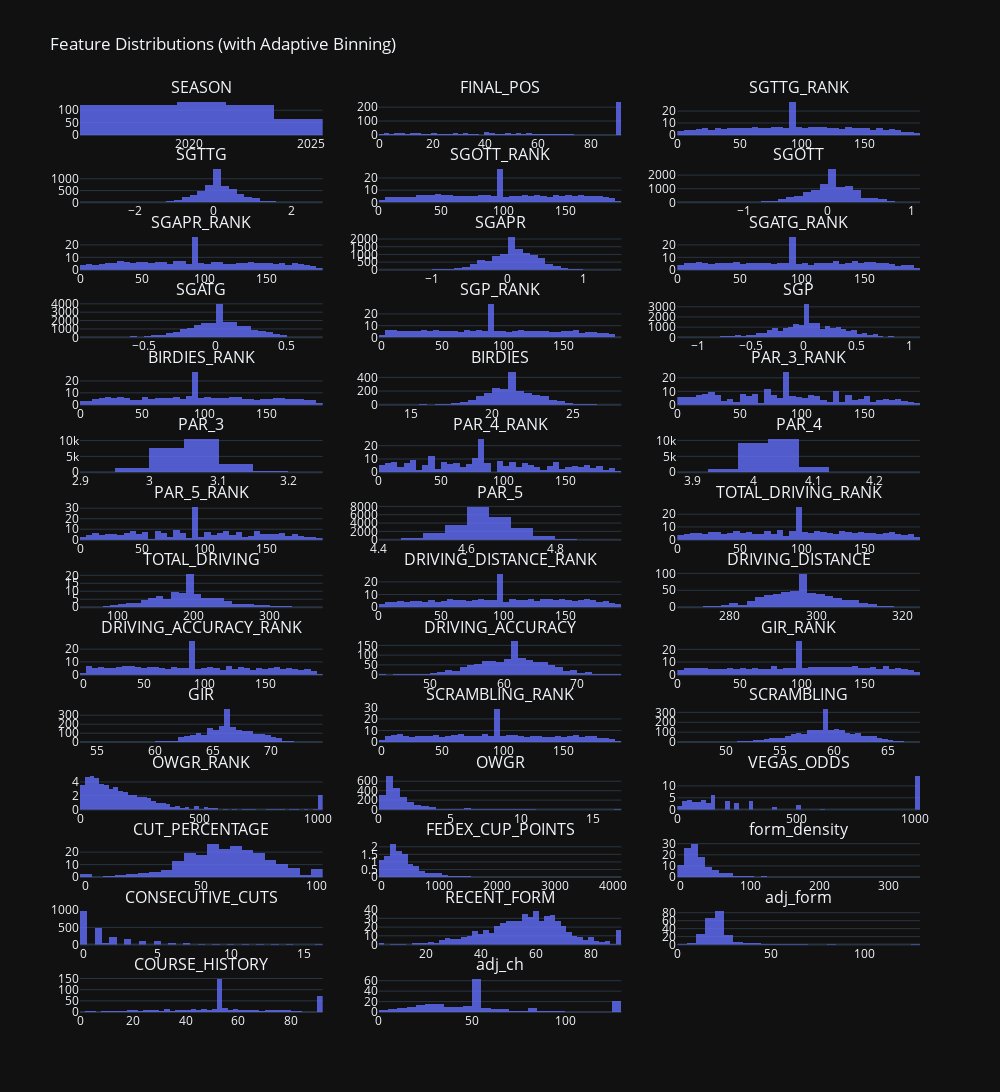

Notebook code for this chart:
### Markdown cell above
### Check Features for Outliers and General Health (Histograms)
Now that all the data is cleaned, let's look at the distribution graphs.

### Code cell
import plotly.express as px
import plotly.subplots as sp
import plotly.graph_objects as go
import pandas as pd
import numpy as np

# Select numeric columns with >1 unique value, excluding label
df_numeric = training_df.select_dtypes(include=np.number)
df_numeric = df_numeric.loc[:, df_numeric.nunique() > 1]
df_numeric = df_numeric.drop(columns=["TOP_20"], errors="ignore")

# Create subplots
n_cols = 3
n_rows = int(np.ceil(len(df_numeric.columns) / n_cols))
fig = sp.make_subplots(rows=n_rows, cols=n_cols, subplot_titles=df_numeric.columns)

# Add one histogram per feature with smart binning
for i, column in enumerate(df_numeric.columns):
    row = i // n_cols + 1
    col = i % n_cols + 1

    # Compute dynamic bin count
    col_range = df_numeric[column].max() - df_numeric[column].min()
    n_unique = df_numeric[column].nunique()
    nbins = min(50, max(5, int(n_unique / 2))) if col_range < 10 else 50  # tighter for short-range

    fig.add_trace(
        go.Histogram(
            x=df_numeric[column],
            nbinsx=nbins,
            histnorm="density",
            marker=dict(color="#636EFA"),
            opacity=0.8
        ),
        row=row,
        col=col
    )

# Style the figure
fig.update_layout(
    height=300 * n_rows,
    width=1000,
    title_text="Feature Distributions (with Adaptive Binning)",
    template="plotly_dark",
    showlegend=False
)

fig.show()

### Figure 1 — Plotly figure (JSON) as saved in the notebook; plotly's stock layout.template omitted (floating-point values rounded to 4 significant figures; data arrays with more than 128 entries replaced by an {"elided": "..."} marker saying what was removed)
{"data": [{"histnorm": "density", "marker": {"color": "#636EFA"}, "nbinsx": 5, "opacity": 0.8, "type": "histogram", "x": {"elided": "1125 int values"}, "xaxis": "x", "yaxis": "y"}, {"histnorm": "density", "marker": {"color": "#636EFA"}, "nbinsx": 50, "opacity": 0.8, "type": "histogram", "x": {"elided": "1125 int values"}, "xaxis": "x2", "yaxis": "y2"}, {"histnorm": "density", "marker": {"color": "#636EFA"}, "nbinsx": 50, "opacity": 0.8, "type": "histogram", "x": {"elided": "1125 float values"}, "xaxis": "x3", "yaxis": "y3"}, {"histnorm": "density", "marker": {"color": "#636EFA"}, "nbinsx": 50, "opacity": 0.8, "type": "histogram", "x": {"elided": "1125 float values"}, "xaxis": "x4", "yaxis": "y4"}, {"histnorm": "density", "marker": {"color": "#636EFA"}, "nbinsx": 50, "opacity": 0.8, "type": "histogram", "x": {"elided": "1125 float values"}, "xaxis": "x5", "yaxis": "y5"}, {"histnorm": "density", "marker": {"color": "#636EFA"}, "nbinsx": 50, "opacity": 0.8, "type": "histogram", "x": {"elided": "1125 float values"}, "xaxis": "x6", "yaxis": "y6"}, {"histnorm": "density", "marker": {"color": "#636EFA"}, "nbinsx": 50, "opacity": 0.8, "type": "histogram", "x": {"elided": "1125 float values"}, "xaxis": "x7", "yaxis": "y7"}, {"histnorm": "density", "marker": {"color": "#636EFA"}, "nbinsx": 50, "opacity": 0.8, "type": "histogram", "x": {"elided": "1125 float values"}, "xaxis": "x8", "yaxis": "y8"}, {"histnorm": "density", "marker": {"color": "#636EFA"}, "nbinsx": 50, "opacity": 0.8, "type": "histogram", "x": {"elided": "1125 float values"}, "xaxis": "x9", "yaxis": "y9"}, {"histnorm": "density", "marker": {"color": "#636EFA"}, "nbinsx": 50, "opacity": 0.8, "type": "histogram", "x": {"elided": "1125 float values"}, "xaxis": "x10", "yaxis": "y10"}, {"histnorm": "density", "marker": {"color": "#636EFA"}, "nbinsx": 50, "opacity": 0.8, "type": "histogram", "x": {"elided": "1125 float values"}, "xaxis": "x11", "yaxis": "y11"}, {"histnorm": "density", "marker": {"color": "#636EFA"}, "nbinsx": 50, "opacity": 0.8, "type": "histogram", "x": {"elided": "1125 float values"}, "xaxis": "x12", "yaxis": "y12"}, {"histnorm": "density", "marker": {"color": "#636EFA"}, "nbinsx": 50, "opacity": 0.8, "type": "histogram", "x": {"elided": "1125 float values"}, "xaxis": "x13", "yaxis": "y13"}, {"histnorm": "density", "marker": {"color": "#636EFA"}, "nbinsx": 50, "opacity": 0.8, "type": "histogram", "x": {"elided": "1125 float values"}, "xaxis": "x14", "yaxis": "y14"}, {"histnorm": "density", "marker": {"color": "#636EFA"}, "nbinsx": 50, "opacity": 0.8, "type": "histogram", "x": {"elided": "1125 float values"}, "xaxis": "x15", "yaxis": "y15"}, {"histnorm": "density", "marker": {"color": "#636EFA"}, "nbinsx": 14, "opacity": 0.8, "type": "histogram", "x": {"elided": "1125 float values"}, "xaxis": "x16", "yaxis": "y16"}, {"histnorm": "density", "marker": {"color": "#636EFA"}, "nbinsx": 50, "opacity": 0.8, "type": "histogram", "x": {"elided": "1125 float values"}, "xaxis": "x17", "yaxis": "y17"}, {"histnorm": "density", "marker": {"color": "#636EFA"}, "nbinsx": 15, "opacity": 0.8, "type": "histogram", "x": {"elided": "1125 float values"}, "xaxis": "x18", "yaxis": "y18"}, {"histnorm": "density", "marker": {"color": "#636EFA"}, "nbinsx": 50, "opacity": 0.8, "type": "histogram", "x": {"elided": "1125 float values"}, "xaxis": "x19", "yaxis": "y19"}, {"histnorm": "density", "marker": {"color": "#636EFA"}, "nbinsx": 22, "opacity": 0.8, "type": "histogram", "x": {"elided": "1125 float values"}, "xaxis": "x20", "yaxis": "y20"}, {"histnorm": "density", "marker": {"color": "#636EFA"}, "nbinsx": 50, "opacity": 0.8, "type": "histogram", "x": {"elided": "1125 float values"}, "xaxis": "x21", "yaxis": "y21"}, {"histnorm": "density", "marker": {"color": "#636EFA"}, "nbinsx": 50, "opacity": 0.8, "type": "histogram", "x": {"elided": "1125 float values"}, "xaxis": "x22", "yaxis": "y22"}, {"histnorm": "density", "marker": {"color": "#636EFA"}, "nbinsx": 50, "opacity": 0.8, "type": "histogram", "x": {"elided": "1125 float values"}, "xaxis": "x23", "yaxis": "y23"}, {"histnorm": "density", "marker": {"color": "#636EFA"}, "nbinsx": 50, "opacity": 0.8, "type": "histogram", "x": {"elided": "1125 float values"}, "xaxis": "x24", "yaxis": "y24"}, {"histnorm": "density", "marker": {"color": "#636EFA"}, "nbinsx": 50, "opacity": 0.8, "type": "histogram", "x": {"elided": "1125 float values"}, "xaxis": "x25", "yaxis": "y25"}, {"histnorm": "density", "marker": {"color": "#636EFA"}, "nbinsx": 50, "opacity": 0.8, "type": "histogram", "x": {"elided": "1125 float values"}, "xaxis": "x26", "yaxis": "y26"}, {"histnorm": "density", "marker": {"color": "#636EFA"}, "nbinsx": 50, "opacity": 0.8, "type": "histogram", "x": {"elided": "1125 float values"}, "xaxis": "x27", "yaxis": "y27"}, {"histnorm": "density", "marker": {"color": "#636EFA"}, "nbinsx": 50, "opacity": 0.8, "type": "histogram", "x": {"elided": "1125 float values"}, "xaxis": "x28", "yaxis": "y28"}, {"histnorm": "density", "marker": {"color": "#636EFA"}, "nbinsx": 50, "opacity": 0.8, "type": "histogram", "x": {"elided": "1125 float values"}, "xaxis": "x29", "yaxis": "y29"}, {"histnorm": "density", "marker": {"color": "#636EFA"}, "nbinsx": 50, "opacity": 0.8, "type": "histogram", "x": {"elided": "1125 float values"}, "xaxis": "x30", "yaxis": "y30"}, {"histnorm": "density", "marker": {"color": "#636EFA"}, "nbinsx": 50, "opacity": 0.8, "type": "histogram", "x": {"elided": "1125 float values"}, "xaxis": "x31", "yaxis": "y31"}, {"histnorm": "density", "marker": {"color": "#636EFA"}, "nbinsx": 50, "opacity": 0.8, "type": "histogram", "x": {"elided": "1125 float values"}, "xaxis": "x32", "yaxis": "y32"}, {"histnorm": "density", "marker": {"color": "#636EFA"}, "nbinsx": 50, "opacity": 0.8, "type": "histogram", "x": {"elided": "1125 float values"}, "xaxis": "x33", "yaxis": "y33"}, {"histnorm": "density", "marker": {"color": "#636EFA"}, "nbinsx": 50, "opacity": 0.8, "type": "histogram", "x": {"elided": "1125 float values"}, "xaxis": "x34", "yaxis": "y34"}, {"histnorm": "density", "marker": {"color": "#636EFA"}, "nbinsx": 50, "opacity": 0.8, "type": "histogram", "x": {"elided": "1125 float values"}, "xaxis": "x35", "yaxis": "y35"}, {"histnorm": "density", "marker": {"color": "#636EFA"}, "nbinsx": 50, "opacity": 0.8, "type": "histogram", "x": {"elided": "1125 float values"}, "xaxis": "x36", "yaxis": "y36"}, {"histnorm": "density", "marker": {"color": "#636EFA"}, "nbinsx": 50, "opacity": 0.8, "type": "histogram", "x": {"elided": "1125 float values"}, "xaxis": "x37", "yaxis": "y37"}, {"histnorm": "density", "marker": {"color": "#636EFA"}, "nbinsx": 50, "opacity": 0.8, "type": "histogram", "x": {"elided": "1125 float values"}, "xaxis": "x38", "yaxis": "y38"}, {"histnorm": "density", "marker": {"color": "#636EFA"}, "nbinsx": 50, "opacity": 0.8, "type": "histogram", "x": {"elided": "1125 float values"}, "xaxis": "x39", "yaxis": "y39"}, {"histnorm": "density", "marker": {"color": "#636EFA"}, "nbinsx": 50, "opacity": 0.8, "type": "histogram", "x": {"elided": "1125 float values"}, "xaxis": "x40", "yaxis": "y40"}, {"histnorm": "density", "marker": {"color": "#636EFA"}, "nbinsx": 50, "opacity": 0.8, "type": "histogram", "x": {"elided": "1125 float values"}, "xaxis": "x41", "yaxis": "y41"}], "layout": {"annotations": [{"font": {"size": 16}, "showarrow": false, "text": "SEASON", "x": 0.1444, "xanchor": "center", "xref": "paper", "y": 1, "yanchor": "bottom", "yref": "paper"}, {"font": {"size": 16}, "showarrow": false, "text": "FINAL_POS", "x": 0.5, "xanchor": "center", "xref": "paper", "y": 1, "yanchor": "bottom", "yref": "paper"}, {"font": {"size": 16}, "showarrow": false, "text": "SGTTG_RANK", "x": 0.8556, "xanchor": "center", "xref": "paper", "y": 1, "yanchor": "bottom", "yref": "paper"}, {"font": {"size": 16}, "showarrow": false, "text": "SGTTG", "x": 0.1444, "xanchor": "center", "xref": "paper", "y": 0.926, "yanchor": "bottom", "yref": "paper"}, {"font": {"size": 16}, "showarrow": false, "text": "SGOTT_RANK", "x": 0.5, "xanchor": "center", "xref": "paper", "y": 0.926, "yanchor": "bottom", "yref": "paper"}, {"font": {"size": 16}, "showarrow": false, "text": "SGOTT", "x": 0.8556, "xanchor": "center", "xref": "paper", "y": 0.926, "yanchor": "bottom", "yref": "paper"}, {"font": {"size": 16}, "showarrow": false, "text": "SGAPR_RANK", "x": 0.1444, "xanchor": "center", "xref": "paper", "y": 0.852, "yanchor": "bottom", "yref": "paper"}, {"font": {"size": 16}, "showarrow": false, "text": "SGAPR", "x": 0.5, "xanchor": "center", "xref": "paper", "y": 0.852, "yanchor": "bottom", "yref": "paper"}, {"font": {"size": 16}, "showarrow": false, "text": "SGATG_RANK", "x": 0.8556, "xanchor": "center", "xref": "paper", "y": 0.852, "yanchor": "bottom", "yref": "paper"}, {"font": {"size": 16}, "showarrow": false, "text": "SGATG", "x": 0.1444, "xanchor": "center", "xref": "paper", "y": 0.7781, "yanchor": "bottom", "yref": "paper"}, {"font": {"size": 16}, "showarrow": false, "text": "SGP_RANK", "x": 0.5, "xanchor": "center", "xref": "paper", "y": 0.7781, "yanchor": "bottom", "yref": "paper"}, {"font": {"size": 16}, "showarrow": false, "text": "SGP", "x": 0.8556, "xanchor": "center", "xref": "paper", "y": 0.7781, "yanchor": "bottom", "yref": "paper"}, {"font": {"size": 16}, "showarrow": false, "text": "BIRDIES_RANK", "x": 0.1444, "xanchor": "center", "xref": "paper", "y": 0.7041, "yanchor": "bottom", "yref": "paper"}, {"font": {"size": 16}, "showarrow": false, "text": "BIRDIES", "x": 0.5, "xanchor": "center", "xref": "paper", "y": 0.7041, "yanchor": "bottom", "yref": "paper"}, {"font": {"size": 16}, "showarrow": false, "text": "PAR_3_RANK", "x": 0.8556, "xanchor": "center", "xref": "paper", "y": 0.7041, "yanchor": "bottom", "yref": "paper"}, {"font": {"size": 16}, "showarrow": false, "text": "PAR_3", "x": 0.1444, "xanchor": "center", "xref": "paper", "y": 0.6301, "yanchor": "bottom", "yref": "paper"}, {"font": {"size": 16}, "showarrow": false, "text": "PAR_4_RANK", "x": 0.5, "xanchor": "center", "xref": "paper", "y": 0.6301, "yanchor": "bottom", "yref": "paper"}, {"font": {"size": 16}, "showarrow": false, "text": "PAR_4", "x": 0.8556, "xanchor": "center", "xref": "paper", "y": 0.6301, "yanchor": "bottom", "yref": "paper"}, {"font": {"size": 16}, "showarrow": false, "text": "PAR_5_RANK", "x": 0.1444, "xanchor": "center", "xref": "paper", "y": 0.5561, "yanchor": "bottom", "yref": "paper"}, {"font": {"size": 16}, "showarrow": false, "text": "PAR_5", "x": 0.5, "xanchor": "center", "xref": "paper", "y": 0.5561, "yanchor": "bottom", "yref": "paper"}, {"font": {"size": 16}, "showarrow": false, "text": "TOTAL_DRIVING_RANK", "x": 0.8556, "xanchor": "center", "xref": "paper", "y": 0.5561, "yanchor": "bottom", "yref": "paper"}, {"font": {"size": 16}, "showarrow": false, "text": "TOTAL_DRIVING", "x": 0.1444, "xanchor": "center", "xref": "paper", "y": 0.4821, "yanchor": "bottom", "yref": "paper"}, {"font": {"size": 16}, "showarrow": false, "text": "DRIVING_DISTANCE_RANK", "x": 0.5, "xanchor": "center", "xref": "paper", "y": 0.4821, "yanchor": "bottom", "yref": "paper"}, {"font": {"size": 16}, "showarrow": false, "text": "DRIVING_DISTANCE", "x": 0.8556, "xanchor": "center", "xref": "paper", "y": 0.4821, "yanchor": "bottom", "yref": "paper"}, {"font": {"size": 16}, "showarrow": false, "text": "DRIVING_ACCURACY_RANK", "x": 0.1444, "xanchor": "center", "xref": "paper", "y": 0.4082, "yanchor": "bottom", "yref": "paper"}, {"font": {"size": 16}, "showarrow": false, "text": "DRIVING_ACCURACY", "x": 0.5, "xanchor": "center", "xref": "paper", "y": 0.4082, "yanchor": "bottom", "yref": "paper"}, {"font": {"size": 16}, "showarrow": false, "text": "GIR_RANK", "x": 0.8556, "xanchor": "center", "xref": "paper", "y": 0.4082, "yanchor": "bottom", "yref": "paper"}, {"font": {"size": 16}, "showarrow": false, "text": "GIR", "x": 0.1444, "xanchor": "center", "xref": "paper", "y": 0.3342, "yanchor": "bottom", "yref": "paper"}, {"font": {"size": 16}, "showarrow": false, "text": "SCRAMBLING_RANK", "x": 0.5, "xanchor": "center", "xref": "paper", "y": 0.3342, "yanchor": "bottom", "yref": "paper"}, {"font": {"size": 16}, "showarrow": false, "text": "SCRAMBLING", "x": 0.8556, "xanchor": "center", "xref": "paper", "y": 0.3342, "yanchor": "bottom", "yref": "paper"}, {"font": {"size": 16}, "showarrow": false, "text": "OWGR_RANK", "x": 0.1444, "xanchor": "center", "xref": "paper", "y": 0.2602, "yanchor": "bottom", "yref": "paper"}, {"font": {"size": 16}, "showarrow": false, "text": "OWGR", "x": 0.5, "xanchor": "center", "xref": "paper", "y": 0.2602, "yanchor": "bottom", "yref": "paper"}, {"font": {"size": 16}, "showarrow": false, "text": "VEGAS_ODDS", "x": 0.8556, "xanchor": "center", "xref": "paper", "y": 0.2602, "yanchor": "bottom", "yref": "paper"}, {"font": {"size": 16}, "showarrow": false, "text": "CUT_PERCENTAGE", "x": 0.1444, "xanchor": "center", "xref": "paper", "y": 0.1862, "yanchor": "bottom", "yref": "paper"}, {"font": {"size": 16}, "showarrow": false, "text": "FEDEX_CUP_POINTS", "x": 0.5, "xanchor": "center", "xref": "paper", "y": 0.1862, "yanchor": "bottom", "yref": "paper"}, {"font": {"size": 16}, "showarrow": false, "text": "form_density", "x": 0.8556, "xanchor": "center", "xref": "paper", "y": 0.1862, "yanchor": "bottom", "yref": "paper"}, {"font": {"size": 16}, "showarrow": false, "text": "CONSECUTIVE_CUTS", "x": 0.1444, "xanchor": "center", "xref": "paper", "y": 0.1122, "yanchor": "bottom", "yref": "paper"}, {"font": {"size": 16}, "showarrow": false, "text": "RECENT_FORM", "x": 0.5, "xanchor": "center", "xref": "paper", "y": 0.1122, "yanchor": "bottom", "yref": "paper"}, {"font": {"size": 16}, "showarrow": false, "text": "adj_form", "x": 0.8556, "xanchor": "center", "xref": "paper", "y": 0.1122, "yanchor": "bottom", "yref": "paper"}, {"font": {"size": 16}, "showarrow": false, "text": "COURSE_HISTORY", "x": 0.1444, "xanchor": "center", "xref": "paper", "y": 0.03827, "yanchor": "bottom", "yref": "paper"}, {"font": {"size": 16}, "showarrow": false, "text": "adj_ch", "x": 0.5, "xanchor": "center", "xref": "paper", "y": 0.03827, "yanchor": "bottom", "yref": "paper"}], "height": 4200, "showlegend": false, "title": {"text": "Feature Distributions (with Adaptive Binning)"}, "width": 1000, "xaxis": {"anchor": "y", "domain": [0, 0.2889]}, "xaxis10": {"anchor": "y10", "domain": [0, 0.2889]}, "xaxis11": {"anchor": "y11", "domain": [0.3556, 0.6444]}, "xaxis12": {"anchor": "y12", "domain": [0.7111, 1]}, "xaxis13": {"anchor": "y13", "domain": [0, 0.2889]}, "xaxis14": {"anchor": "y14", "domain": [0.3556, 0.6444]}, "xaxis15": {"anchor": "y15", "domain": [0.7111, 1]}, "xaxis16": {"anchor": "y16", "domain": [0, 0.2889]}, "xaxis17": {"anchor": "y17", "domain": [0.3556, 0.6444]}, "xaxis18": {"anchor": "y18", "domain": [0.7111, 1]}, "xaxis19": {"anchor": "y19", "domain": [0, 0.2889]}, "xaxis2": {"anchor": "y2", "domain": [0.3556, 0.6444]}, "xaxis20": {"anchor": "y20", "domain": [0.3556, 0.6444]}, "xaxis21": {"anchor": "y21", "domain": [0.7111, 1]}, "xaxis22": {"anchor": "y22", "domain": [0, 0.2889]}, "xaxis23": {"anchor": "y23", "domain": [0.3556, 0.6444]}, "xaxis24": {"anchor": "y24", "domain": [0.7111, 1]}, "xaxis25": {"anchor": "y25", "domain": [0, 0.2889]}, "xaxis26": {"anchor": "y26", "domain": [0.3556, 0.6444]}, "xaxis27": {"anchor": "y27", "domain": [0.7111, 1]}, "xaxis28": {"anchor": "y28", "domain": [0, 0.2889]}, "xaxis29": {"anchor": "y29", "domain": [0.3556, 0.6444]}, "xaxis3": {"anchor": "y3", "domain": [0.7111, 1]}, "xaxis30": {"anchor": "y30", "domain": [0.7111, 1]}, "xaxis31": {"anchor": "y31", "domain": [0, 0.2889]}, "xaxis32": {"anchor": "y32", "domain": [0.3556, 0.6444]}, "xaxis33": {"anchor": "y33", "domain": [0.7111, 1]}, "xaxis34": {"anchor": "y34", "domain": [0, 0.2889]}, "xaxis35": {"anchor": "y35", "domain": [0.3556, 0.6444]}, "xaxis36": {"anchor": "y36", "domain": [0.7111, 1]}, "xaxis37": {"anchor": "y37", "domain": [0, 0.2889]}, "xaxis38": {"anchor": "y38", "domain": [0.3556, 0.6444]}, "xaxis39": {"anchor": "y39", "domain": [0.7111, 1]}, "xaxis4": {"anchor": "y4", "domain": [0, 0.2889]}, "xaxis40": {"anchor": "y40", "domain": [0, 0.2889]}, "xaxis41": {"anchor": "y41", "domain": [0.3556, 0.6444]}, "xaxis42": {"anchor": "y42", "domain": [0.7111, 1]}, "xaxis5": {"anchor": "y5", "domain": [0.3556, 0.6444]}, "xaxis6": {"anchor": "y6", "domain": [0.7111, 1]}, "xaxis7": {"anchor": "y7", "domain": [0, 0.2889]}, "xaxis8": {"anchor": "y8", "domain": [0.3556, 0.6444]}, "xaxis9": {"anchor": "y9", "domain": [0.7111, 1]}, "yaxis": {"anchor": "x", "domain": [0.9617, 1]}, "yaxis10": {"anchor": "x10", "domain": [0.7398, 0.7781]}, "yaxis11": {"anchor": "x11", "domain": [0.7398, 0.7781]}, "yaxis12": {"anchor": "x12", "domain": [0.7398, 0.7781]}, "yaxis13": {"anchor": "x13", "domain": [0.6658, 0.7041]}, "yaxis14": {"anchor": "x14", "domain": [0.6658, 0.7041]}, "yaxis15": {"anchor": "x15", "domain": [0.6658, 0.7041]}, "yaxis16": {"anchor": "x16", "domain": [0.5918, 0.6301]}, "yaxis17": {"anchor": "x17", "domain": [0.5918, 0.6301]}, "yaxis18": {"anchor": "x18", "domain": [0.5918, 0.6301]}, "yaxis19": {"anchor": "x19", "domain": [0.5179, 0.5561]}, "yaxis2": {"anchor": "x2", "domain": [0.9617, 1]}, "yaxis20": {"anchor": "x20", "domain": [0.5179, 0.5561]}, "yaxis21": {"anchor": "x21", "domain": [0.5179, 0.5561]}, "yaxis22": {"anchor": "x22", "domain": [0.4439, 0.4821]}, "yaxis23": {"anchor": "x23", "domain": [0.4439, 0.4821]}, "yaxis24": {"anchor": "x24", "domain": [0.4439, 0.4821]}, "yaxis25": {"anchor": "x25", "domain": [0.3699, 0.4082]}, "yaxis26": {"anchor": "x26", "domain": [0.3699, 0.4082]}, "yaxis27": {"anchor": "x27", "domain": [0.3699, 0.4082]}, "yaxis28": {"anchor": "x28", "domain": [0.2959, 0.3342]}, "yaxis29": {"anchor": "x29", "domain": [0.2959, 0.3342]}, "yaxis3": {"anchor": "x3", "domain": [0.9617, 1]}, "yaxis30": {"anchor": "x30", "domain": [0.2959, 0.3342]}, "yaxis31": {"anchor": "x31", "domain": [0.2219, 0.2602]}, "yaxis32": {"anchor": "x32", "domain": [0.2219, 0.2602]}, "yaxis33": {"anchor": "x33", "domain": [0.2219, 0.2602]}, "yaxis34": {"anchor": "x34", "domain": [0.148, 0.1862]}, "yaxis35": {"anchor": "x35", "domain": [0.148, 0.1862]}, "yaxis36": {"anchor": "x36", "domain": [0.148, 0.1862]}, "yaxis37": {"anchor": "x37", "domain": [0.07398, 0.1122]}, "yaxis38": {"anchor": "x38", "domain": [0.07398, 0.1122]}, "yaxis39": {"anchor": "x39", "domain": [0.07398, 0.1122]}, "yaxis4": {"anchor": "x4", "domain": [0.8878, 0.926]}, "yaxis40": {"anchor": "x40", "domain": [0, 0.03827]}, "yaxis41": {"anchor": "x41", "domain": [0, 0.03827]}, "yaxis42": {"anchor": "x42", "domain": [0, 0.03827]}, "yaxis5": {"anchor": "x5", "domain": [0.8878, 0.926]}, "yaxis6": {"anchor": "x6", "domain": [0.8878, 0.926]}, "yaxis7": {"anchor": "x7", "domain": [0.8138, 0.852]}, "yaxis8": {"anchor": "x8", "domain": [0.8138, 0.852]}, "yaxis9": {"anchor": "x9", "domain": [0.8138, 0.852]}}}
